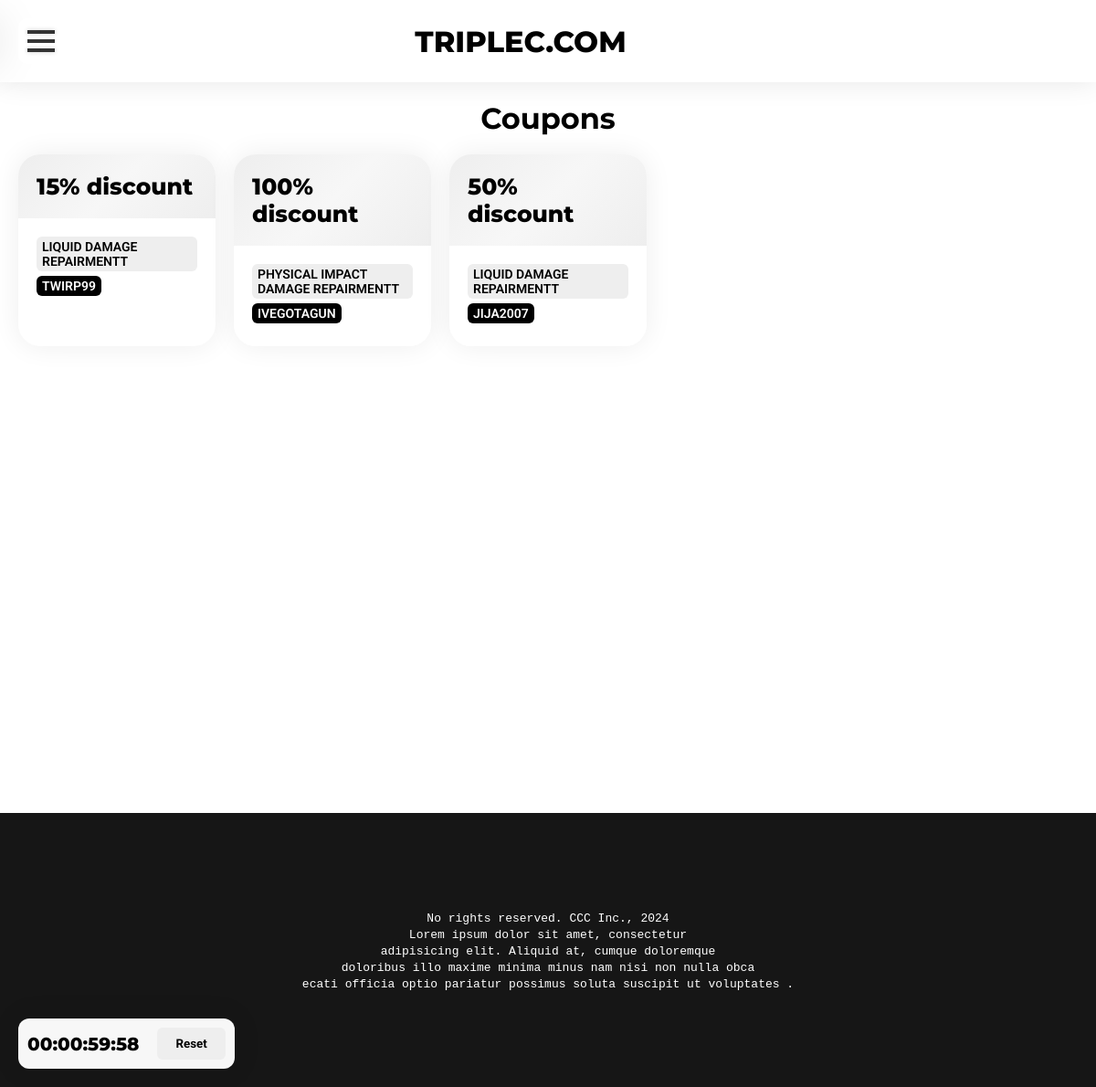
Page /coupons/ on the committed database.
### mainapp/models.py (models this page shows, shortened)
class Coupon(models.Model):
    discount = models.IntegerField("Discount in percent", default=15)
    is_active = models.BooleanField("Can be used?", default=True)
    service = models.ForeignKey(Service, on_delete=models.CASCADE)
    promocode = models.CharField("Promocode", max_length=100, default="")

### service_app/models.py (models this page shows, shortened)
class Service(models.Model):
    service_type_id = models.ForeignKey(ServiceType, on_delete=models.CASCADE)
    name = models.CharField("Service name", max_length=100)
    description = models.CharField("Service description", max_length=200)
    base_price_in_usd = models.FloatField("Base service price in USD without parts")
    device_types = models.ManyToManyField(DeviceType)

### mainapp/views.py (the view)
# urls.py: path('coupons/', views.coupons, name='coupons'),
def coupons(request):
    coupon_list = Coupon.objects.filter(is_active=True)
    return render(request, 'mainapp/coupons.html', {'coupons': coupon_list})

### mainapp/templates/mainapp/coupons.html (shortened to what this page needs)
{% extends 'mainapp/layout.html' %}
{% block main_block %}
    <div class="heading_container">
        <h1 class="heading_1">Coupons</h1>
    </div>
    <div class="service_wrapper_5">
        {% for coupon in coupons %}
            {% include 'mainapp/coupon_block.html' with coupon=coupon %}
        {% endfor %}
    </div>
{% endblock %}

### mainapp/templates/mainapp/coupon_block.html
<div class="flat_container">
    <div class="flat_container_header">
         <span class="flat_container_heading_text">{{ coupon.discount }}% discount</span>
    </div>
    <div class="flat_container_body">
        <span class="flat_container_emphasis_text_light">{{ coupon.service.name }}t</span>
        <span class="flat_container_emphasis_text">{{ coupon.promocode }}</span>
    </div>
</div>

### static/style.css (style rules this page uses)
* { margin: 0; padding: 0; box-sizing: border-box; }
body { margin: 0 !important; }
.flat_container { border-radius: 24px; background-color: #ffffff; box-shadow: 0 0 30px rgba(0, 0, 0, .07); overflow: hidden; }
.flat_container > .flat_container_header { width: 100%; padding: 20px; background-image: linear-gradient(315deg, #eeeeee, #F7F7F7, #eeeeee); }
.flat_container > .flat_container_body { width: 100%; padding: 20px; background-color: #ffffff; }
.flat_container_heading_text { font-family: "Montserrat", sans-serif; font-weight: 800; font-size: 25px; }
*[class^="flat_container_emphasis_text"] { display: inline-block; padding: 3px 6px; background-color: #000000; border-radius: 6px; font-family: "Roboto", sans-serif; font-weight: 600; color: #ffffff; text-transform: uppercase; font-size: 14px; margin-bottom: 5px; }
.flat_container_emphasis_text_light { background-color: #eeeeee; color: #000000; }
*[class^="heading_container"] { width: 100%; text-align: center; padding-bottom: 20px; }
*[class^="heading"] { font-family: "Montserrat", sans-serif; font-kerning: normal; }
.service_wrapper_5 { display: grid; grid-template-columns: repeat(5, 1fr); grid-gap: 20px; }

### rows in the picture
Coupon: discount "15", service.name "LIQUID DAMAGE REPAIRMENT", promocode "TWIRP99"
Coupon: discount "100", service.name "PHYSICAL IMPACT DAMAGE REPAIRMENT", promocode "IVEGOTAGUN"
Coupon: discount "50", service.name "LIQUID DAMAGE REPAIRMENT", promocode "JIJA2007"
